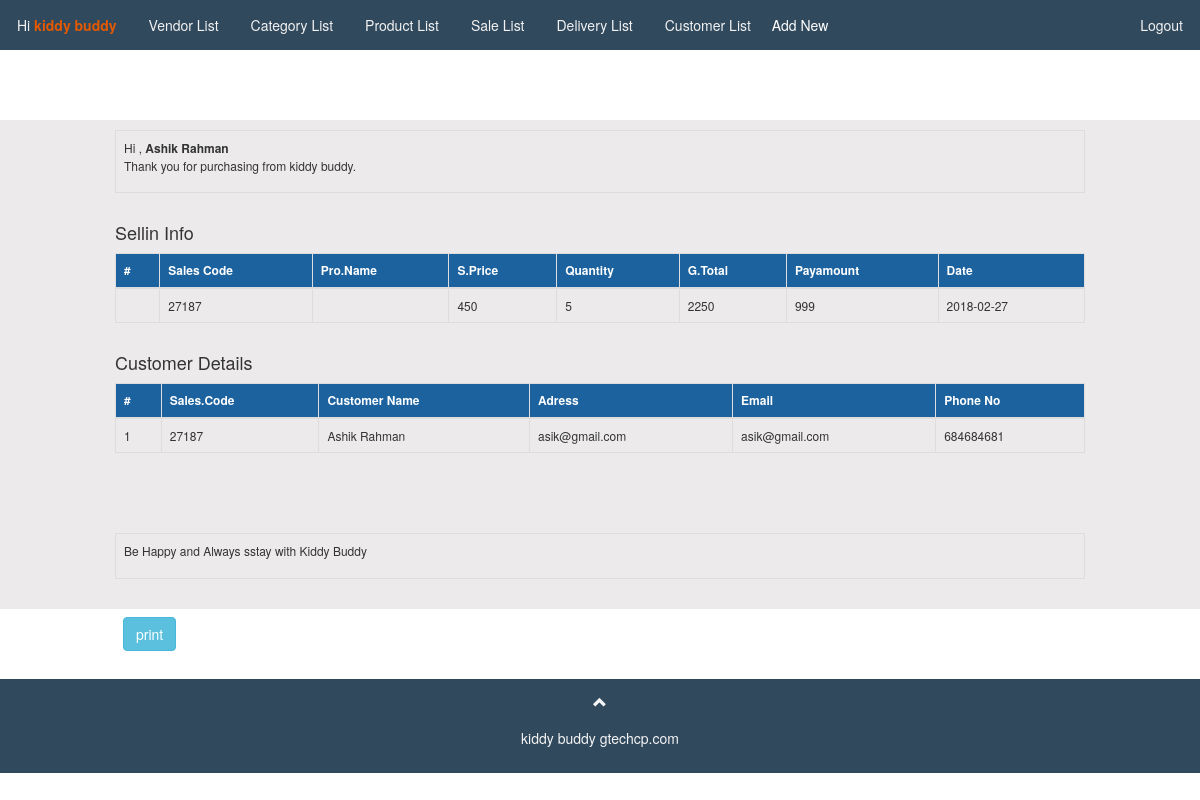
Page /inventory.php?produtinfo=27187 (signed in) on the committed database.
### tables this page shows
CREATE TABLE IF NOT EXISTS `customers` (
`id` int(11) NOT NULL,
  `salescode` int(6) NOT NULL,
  `customername` varchar(30) NOT NULL,
  `customeradress` varchar(500) NOT NULL,
  `customeremail` varchar(50) NOT NULL,
  `customerphone` int(11) NOT NULL
);

CREATE TABLE IF NOT EXISTS `deleveryinfo` (
`id` int(11) NOT NULL,
  `salescode` int(6) NOT NULL,
  `product_id` int(6) NOT NULL,
  `saleprice` int(10) NOT NULL,
  `salequantity` int(6) NOT NULL,
  `s_total` int(10) NOT NULL,
  `s_payamount` int(10) NOT NULL,
  `saledate` date NOT NULL
);

### printproduct.php (the view, shortened to what this page needs)
				<?php
						if(isset($_REQUEST['produtinfo'])){
							 $salescode=$_REQUEST['produtinfo'];
						}
		$sqlproductinfo = ("select * from deleveryinfo where salescode = '$salescode'");
		$sqlproductinforesult = mysqli_query($conn, $sqlproductinfo);
			while($post = mysqli_fetch_assoc($sqlproductinforesult)) {
											$salescode=$post["salescode"];
											$saleprice=$post["saleprice"];
											$salequantity=$post["salequantity"];
											$s_total=$post["s_total"];
											$s_payamount=$post["s_payamount"];
											$saledate=$post["saledate"];
				}
		$sqlcustomerinfo = ("select * from customers where salescode = '$salescode'");
		$sqlcustomerinforesult = mysqli_query($conn, $sqlcustomerinfo);
			while($post = mysqli_fetch_assoc($sqlcustomerinforesult)) {
											$salescode=$post["salescode"];
											$customername=$post["customername"];
											$customeradress=$post["customeradress"];
											$customeremail=$post["customeremail"];
											$customerphone=$post["customerphone"];
				}
				?>
<br><br>
<div id="divToPrint" style="background-color: #eceaea;padding: 10px;" >
								<div class="container" style="width: 1000px;">
								  <table class="table table-bordered">
									<tbody>
											  <tr>
										<td>Hi , <strong><?php echo $customername ;?></strong>	<br>
											<p>Thank you for purchasing from kiddy buddy.<br>
											  </tr>
									</tbody>
									</table>
								</div>
								<div class="container" style="width: 1000px;">
								  <table class="table table-bordered">
								  <h4>Sellin Info </h4>
									<thead>
									  <tr style="background-color:#1b629f;color:#fff;">
										<th>#</th>
												<th>Sales Code</th>
												<th>Pro.Name</th>
												<th>S.Price</th>
												<th>Quantity</th>
												<th>G.Total</th>
												<th>Payamount</th>
												<th>Date</th>
									  </tr>
									</thead>
									<tbody>
											  <tr>
								<td><?php echo $sl_no++; ?></td>													   <td><?php echo $salescode; ?></td>
												<td>
												</td>
												<td><?php echo $saleprice; ?></td>
												<td><?php echo $salequantity ?></td>	    	    								   <td><?php echo $s_total; ?></td>
												<td><?php echo $s_payamount; ?></td> 												  <td><?php echo $saledate; ?></td>
											  </tr>
									</tbody>
									</table>
									</div>
								<div class="container" style="width: 1000px;">
								  <table class="table table-bordered">
								  <h4>Customer Details </h4>
									<thead>
									  <tr style="background-color:#1b629f;color:#fff;">
											<th>#</th>
												<th>Sales.Code</th>
												<th>Customer Name</th>
												<th>Adress</th>
												<th>Email</th>
												<th>Phone No</th>
									  </tr>
									</thead>
									<tbody>
											  <tr>
											  	<td><?php echo $sl_no++; ?></td>
													<td><?php echo $salescode; ?></td>
													<td><?php echo $customername; ?></td>
													<td><?php echo $customeradress; ?></td>
													<td><?php echo $customeremail; ?></td>
													<td><?php echo $customerphone; ?></td>
											  </tr>
									</tbody>
									</table>
									</div>
<br><br><br>
								<div class="container" style="width: 1000px;">
								  <table class="table table-bordered">
									<tbody>
											  <td>
											  Be Happy and Always sstay with Kiddy Buddy </p>
									</tbody>
									</table>
								</div>
					</div>
								<div class="container" style="width: 1000px;">
								  <table class="table table-hover">
									<thead>
									  <tr >
									  	<td>
										  <input class="btn btn-info" role type="button" value="print" onclick="PrintDiv();" />
													</td>
									  </tr>
									</thead>
									</table>
									</div>

### inventory.php (style rules this page uses)
body { margin:0; }

### printproduct.php (style rules this page uses)
th { font-size: 12px; }
td { font-size: 12px; }

### rows in the picture
customers: customername "Ashik Rahman", salescode "27187", customeradress "asik@gmail.com", customeremail "asik@gmail.com", customerphone "684684681"
deleveryinfo: saleprice "450", salequantity "5", s_total "2250", s_payamount "999", saledate "2018-02-27"

### other values in the picture
$sl_no++ "1"
